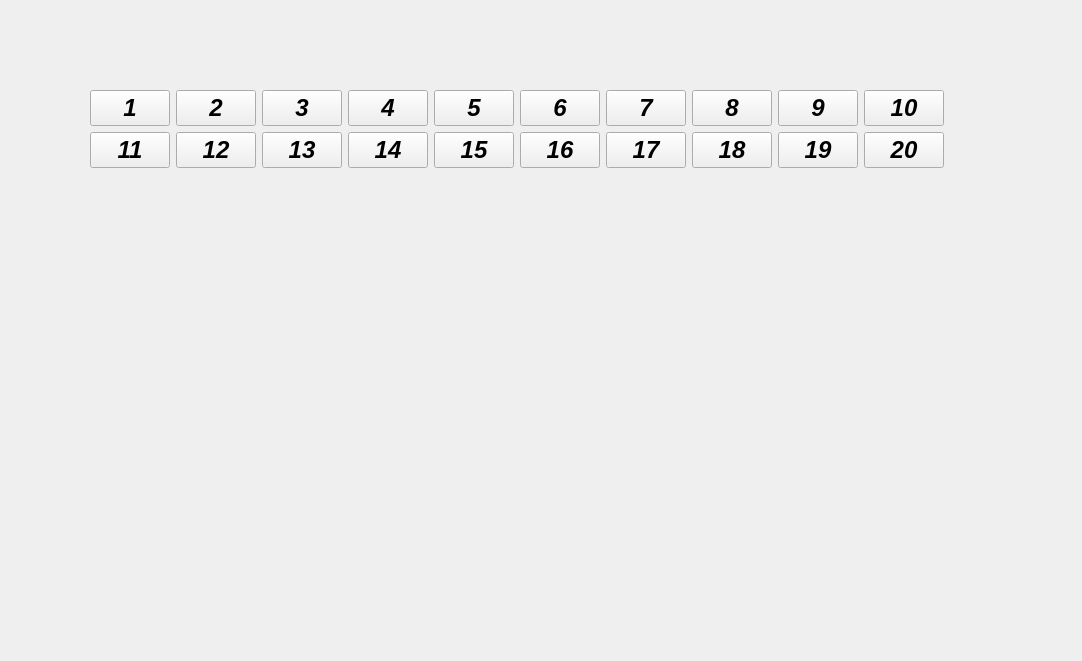
<?xml version="1.0" encoding="UTF-8"?>
<ui version="4.0">
 <class>MainWindow</class>
 <widget class="QMainWindow" name="MainWindow">
  <property name="geometry">
   <rect>
    <x>0</x>
    <y>0</y>
    <width>1082</width>
    <height>661</height>
   </rect>
  </property>
  <property name="font">
   <font>
    <pointsize>18</pointsize>
    <italic>true</italic>
    <bold>true</bold>
   </font>
  </property>
  <property name="windowTitle">
   <string/>
  </property>
  <widget class="QWidget" name="centralwidget">
   <widget class="QWidget" name="">
    <property name="geometry">
     <rect>
      <x>90</x>
      <y>90</y>
      <width>864</width>
      <height>94</height>
     </rect>
    </property>
    <layout class="QFormLayout" name="formLayout">
     <item row="0" column="0">
      <layout class="QHBoxLayout" name="horizontalLayout">
       <item>
        <widget class="QPushButton" name="pushButton_1">
         <property name="text">
          <string>1</string>
         </property>
        </widget>
       </item>
       <item>
        <widget class="QPushButton" name="pushButton_2">
         <property name="text">
          <string>2</string>
         </property>
        </widget>
       </item>
       <item>
        <widget class="QPushButton" name="pushButton_3">
         <property name="text">
          <string>3</string>
         </property>
        </widget>
       </item>
       <item>
        <widget class="QPushButton" name="pushButton_4">
         <property name="text">
          <string>4</string>
         </property>
        </widget>
       </item>
       <item>
        <widget class="QPushButton" name="pushButton_5">
         <property name="text">
          <string>5</string>
         </property>
        </widget>
       </item>
       <item>
        <widget class="QPushButton" name="pushButton_6">
         <property name="text">
          <string>6</string>
         </property>
        </widget>
       </item>
       <item>
        <widget class="QPushButton" name="pushButton_7">
         <property name="text">
          <string>7</string>
         </property>
        </widget>
       </item>
       <item>
        <widget class="QPushButton" name="pushButton_8">
         <property name="text">
          <string>8</string>
         </property>
        </widget>
       </item>
       <item>
        <widget class="QPushButton" name="pushButton_9">
         <property name="text">
          <string>9</string>
         </property>
        </widget>
       </item>
       <item>
        <widget class="QPushButton" name="pushButton_10">
         <property name="text">
          <string>10</string>
         </property>
        </widget>
       </item>
      </layout>
     </item>
     <item row="1" column="0">
      <layout class="QHBoxLayout" name="horizontalLayout_2">
       <item>
        <widget class="QPushButton" name="pushButton_11">
         <property name="text">
          <string>11</string>
         </property>
        </widget>
       </item>
       <item>
        <widget class="QPushButton" name="pushButton_12">
         <property name="text">
          <string>12</string>
         </property>
        </widget>
       </item>
       <item>
        <widget class="QPushButton" name="pushButton_13">
         <property name="text">
          <string>13</string>
         </property>
        </widget>
       </item>
       <item>
        <widget class="QPushButton" name="pushButton_14">
         <property name="text">
          <string>14</string>
         </property>
        </widget>
       </item>
       <item>
        <widget class="QPushButton" name="pushButton_15">
         <property name="text">
          <string>15</string>
         </property>
        </widget>
       </item>
       <item>
        <widget class="QPushButton" name="pushButton_16">
         <property name="text">
          <string>16</string>
         </property>
        </widget>
       </item>
       <item>
        <widget class="QPushButton" name="pushButton_17">
         <property name="text">
          <string>17</string>
         </property>
        </widget>
       </item>
       <item>
        <widget class="QPushButton" name="pushButton_18">
         <property name="text">
          <string>18</string>
         </property>
        </widget>
       </item>
       <item>
        <widget class="QPushButton" name="pushButton_19">
         <property name="text">
          <string>19</string>
         </property>
        </widget>
       </item>
       <item>
        <widget class="QPushButton" name="pushButton_20">
         <property name="text">
          <string>20</string>
         </property>
        </widget>
       </item>
      </layout>
     </item>
    </layout>
   </widget>
  </widget>
 </widget>
 <resources/>
 <connections/>
</ui>
